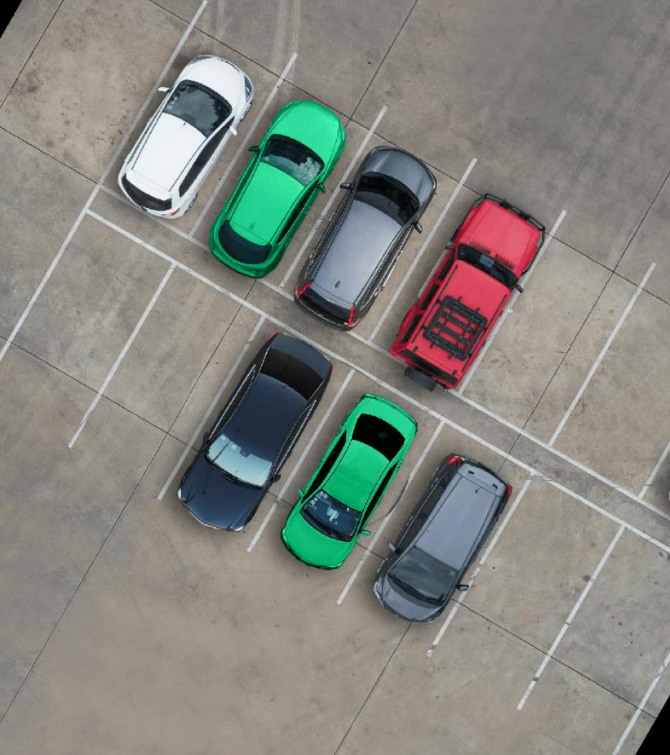
#> input picture Exercise_3/Question_3/parking.png, 670 x 755 px, found by its file name
$ python bai_3.py
#> lines starting #> are read from the running program, lines starting #| are printed output that depends on the picture; after the words box and inside, x2 and y2 are one past the last pixel; in counts of white or black regions, pixels touching at a corner belong together; long printed decimals are rounded
import cv2
import numpy as np

# ================== CONFIG ==================
IMAGE_PATH = "E:/251/Computer_Vision/Repo/Computer_Vision/Exercise_3/Question_3/parking.png"
MAX_SIDE_PX  = 900      # resize cho nhẹ
SHOW_DEBUG   = True     # False nếu không muốn hiện từng cửa sổ
CROP_TOP_PX  = 0        # nếu ảnh có chữ phía trên thì cắt bớt

# ===== THAM SỐ DETECT VẠCH TRẮNG / HOUGH =====
L_MIN        = 165      # L trong HLS >= L_MIN
S_MAX        = 160      # S trong HLS <= S_MAX
GRAY_BRIGHT  = 170      # gray >= GRAY_BRIGHT để coi là sáng

HOUGH_THRESH = 30       # ngưỡng HoughLinesP (số điểm trên 1 line)
HOUGH_MINLEN = 50       # minLineLength (px)  -- GIẢM để bắt vạch ngắn
HOUGH_MAXGAP = 30       # maxLineGap (px)    -- TĂNG để nối vạch đứt

ANGLE_HORIZ  = 30       # |góc| < ANGLE_HORIZ -> ngang
ANGLE_VERT_L = 60       # ANGLE_VERT_L < |góc| < ANGLE_VERT_H -> dọc
ANGLE_VERT_H = 120

MIN_SLOT_W   = 20       # lọc ô nhỏ quá
MIN_SLOT_H   = 20


# ================== TIỀN XỬ LÝ ==================
def gaussian_canny(img, blur_ksize=(5, 5), t1=80, t2=200):
    gray = cv2.cvtColor(img, cv2.COLOR_BGR2GRAY)
    blur = cv2.GaussianBlur(gray, blur_ksize, 0)
    edges = cv2.Canny(blur, t1, t2)
    return edges


def estimate_main_angle(edges):
    """
    HoughLines trên edge để tìm các line chéo lớn (thân bãi),
    trả về góc trung bình (degree).
    """
    lines = cv2.HoughLines(edges, 1, np.pi / 180, 120)
    angles = []
    if lines is not None:
        for l in lines:
            rho, theta = l[0]
            ang = np.degrees(theta)
            # giữ line chéo (không gần 0 hoặc 90)
            if 15 < ang < 75 or 105 < ang < 165:
                angles.append(ang)
    if angles:
        return float(np.median(angles))
    else:
        return 90.0   # không tìm được thì coi như đứng


def rotate_image(img, angle_deg):
    """
    Xoay ảnh quanh tâm. angle_deg dương: CCW.
    """
    h, w = img.shape[:2]
    center = (w // 2, h // 2)
    M = cv2.getRotationMatrix2D(center, angle_deg, 1.0)
    rotated = cv2.warpAffine(img, M, (w, h), flags=cv2.INTER_LINEAR)
    return rotated, M


# ================== GRID Ô NHỎ (TỪ VẠCH TRẮNG) ==================
def detect_grid_slots_from_img(rot_img):
    """
    1. Tạo mask vạch trắng bằng HLS + gray.
    2. Canny + HoughLinesP -> line ngang/dọc -> xs, ys.
    3. Refine vị trí vạch dọc bằng mask_HLS ở vùng đáy ảnh.
    4. Nếu chỉ có 2 vạch dọc thì sinh thêm 1 vạch bên trái.
    5. Dùng xs, ys để build list các ô nhỏ (slots).
    """
    # --- HLS ---
    hls = cv2.cvtColor(rot_img, cv2.COLOR_BGR2HLS)
    H, L, S = cv2.split(hls)

    mask_L   = cv2.inRange(L, L_MIN, 255)
    mask_S   = cv2.inRange(S, 0, S_MAX)
    mask_hls = cv2.bitwise_and(mask_L, mask_S)  # vùng trắng/xám sáng

    # --- Gray + Canny để cứu những vạch mờ ---
    gray = cv2.cvtColor(rot_img, cv2.COLOR_BGR2GRAY)
    edges_gray   = cv2.Canny(gray, 70, 180)
    mask_bright  = cv2.inRange(gray, GRAY_BRIGHT, 255)
    mask_edge_bright = cv2.bitwise_and(edges_gray, mask_bright)

    # --- union 2 mask ---
    mask_white = cv2.bitwise_or(mask_hls, mask_edge_bright)

    # dọn noise, nối vạch mỏng
    kernel = np.ones((3, 3), np.uint8)
    mask_white = cv2.morphologyEx(mask_white, cv2.MORPH_CLOSE, kernel, 1)
    mask_white = cv2.morphologyEx(mask_white, cv2.MORPH_OPEN, kernel, 1)

    # --- Canny trên mask này ---
    edges = cv2.Canny(mask_white, 40, 120)

    # --- HoughLinesP ---
    linesP = cv2.HoughLinesP(
        edges,
        1,
        np.pi / 180,
        HOUGH_THRESH,
        minLineLength=HOUGH_MINLEN,
        maxLineGap=HOUGH_MAXGAP
    )

    vertical_x   = []
    horizontal_y = []

    if linesP is not None:
        for l in linesP:
            x1, y1, x2, y2 = l[0]
            dx, dy = x2 - x1, y2 - y1
            ang = np.degrees(np.arctan2(dy, dx))

            if abs(ang) < ANGLE_HORIZ:  # gần ngang
                horizontal_y.append((y1 + y2) / 2.0)
            elif ANGLE_VERT_L < abs(ang) < ANGLE_VERT_H:  # gần dọc
                vertical_x.append((x1 + x2) / 2.0)

    def merge_coords(coords, thresh):
        if not coords:
            return []
        coords = sorted(coords)
        merged = [coords[0]]
        for c in coords[1:]:
            if abs(c - merged[-1]) > thresh:
                merged.append(c)
            else:
                merged[-1] = (merged[-1] + c) / 2.0
        return merged

    # gộp vạch dọc/ngang
    xs_rough = merge_coords(vertical_x, 60)
    ys       = merge_coords(horizontal_y, 20)

    # ======= REFINE VỊ TRÍ VẠCH DỌC BẰNG TỔNG PIXEL TRẮNG THEO CỘT =======
    h, w = mask_hls.shape
    refined_xs = []
    search_win = 70
    y0 = int(h * 0.6)      # vùng đáy ảnh

    for xr in xs_rough:
        x0 = max(int(xr) - search_win, 0)
        x1 = min(int(xr) + search_win, w - 1)

        roi_bottom = mask_hls[y0:h, x0:x1]
        col_sum = roi_bottom.sum(axis=0)

        if col_sum.max() > 0:
            best_offset = int(np.argmax(col_sum))
            x_ref = x0 + best_offset
        else:
            # fallback: dùng toàn chiều cao
            roi_all = mask_hls[:, x0:x1]
            col_sum_all = roi_all.sum(axis=0)
            if col_sum_all.max() > 0:
                best_offset = int(np.argmax(col_sum_all))
                x_ref = x0 + best_offset
            else:
                x_ref = float(xr)

        refined_xs.append(float(x_ref))

    xs = sorted(refined_xs)

    # --------- PHƯƠNG ÁN 1: sinh thêm 1 vạch dọc nếu chỉ có 2 vạch ---------
    if len(xs) == 2:
        col_w = xs[1] - xs[0]
        if col_w > MIN_SLOT_W:
            x_left = xs[0] - col_w
            if x_left > 0:
                xs.insert(0, x_left)

    print("vertical_x refined xs:", xs)
    print("horizontal_y merged ys:", ys)

    # ======= BUILD Ô NHỎ =======
    slots = []
    for i in range(len(xs) - 1):
        for j in range(len(ys) - 1):
            x1 = int(xs[i])
            x2 = int(xs[i + 1])
            y1 = int(ys[j])
            y2 = int(ys[j + 1])
            if x2 - x1 < MIN_SLOT_W or y2 - y1 < MIN_SLOT_H:
                continue
            slots.append((x1, y1, x2, y2))

    return slots, xs, ys, mask_white


# ================== PHÂN LOẠI SLOT TRỐNG / CÓ XE ==================
def classify_slots(rot_img, slots,
                   s_thresh=50,
                   area_ratio_thresh=0.12):
    """
    Dùng kênh S (saturation) trong HSV:
    - Xe nhiều màu -> nhiều pixel S > s_thresh
    - Slot trống -> S thấp
    """
    occupied = []
    empty    = []

    for (x1, y1, x2, y2) in slots:
        slot = rot_img[y1:y2, x1:x2]
        if slot.size == 0:
            continue

        hsv = cv2.cvtColor(slot, cv2.COLOR_BGR2HSV)
        _, S, _ = cv2.split(hsv)

        mask = (S > s_thresh).astype(np.uint8)

        kernel = np.ones((3, 3), np.uint8)
        mask = cv2.morphologyEx(mask, cv2.MORPH_OPEN, kernel, 1)
        mask = cv2.morphologyEx(mask, cv2.MORPH_CLOSE, kernel, 1)

        ratio = mask.mean()  # 0..1

        if ratio > area_ratio_thresh:
            occupied.append((x1, y1, x2, y2, ratio))
        else:
            empty.append((x1, y1, x2, y2, ratio))

    return occupied, empty


# ================== VẼ KẾT QUẢ TRÊN ẢNH XOAY ==================
def draw_result(rot_img, occupied, empty):
    out = rot_img.copy()

    for (x1, y1, x2, y2, _) in occupied:
        cv2.rectangle(out, (x1, y1), (x2, y2), (0, 0, 255), 2)  # đỏ

    for (x1, y1, x2, y2, _) in empty:
        cv2.rectangle(out, (x1, y1), (x2, y2), (0, 255, 0), 2)  # xanh

    return out


# ================== MAP SLOT NGƯỢC VỀ ẢNH GỐC ==================
def transform_points_quad(x1, y1, x2, y2, M_inv):
    """
    Biến đổi 4 góc của ô (x1,y1,x2,y2) từ hệ ảnh xoay -> ảnh gốc.
    Trả về array (4,2).
    """
    pts_rot = np.array([[
        [x1, y1],
        [x2, y1],
        [x2, y2],
        [x1, y2]
    ]], dtype=np.float32)  # (1,4,2)

    pts_orig = cv2.transform(pts_rot, M_inv)
    pts_orig = np.round(pts_orig).astype(np.int32)
    return pts_orig[0]  # (4,2)


def draw_on_original(orig_img, occupied, empty, M_inv):
    out = orig_img.copy()

    for (x1, y1, x2, y2, _) in empty:
        quad = transform_points_quad(x1, y1, x2, y2, M_inv)
        cv2.polylines(out, [quad.reshape((-1, 1, 2))],
                      isClosed=True, color=(0, 255, 0), thickness=2)

    for (x1, y1, x2, y2, _) in occupied:
        quad = transform_points_quad(x1, y1, x2, y2, M_inv)
        cv2.polylines(out, [quad.reshape((-1, 1, 2))],
                      isClosed=True, color=(0, 0, 255), thickness=2)

    return out


# ================== MAIN ==================
def main():
    img0 = cv2.imread(IMAGE_PATH)
#> img0 is the input picture: shape (755, 670, 3); mean B, G, R 126.7, 133.5, 132.9
    if img0 is None:
        print("Không đọc được ảnh, kiểm tra lại IMAGE_PATH")
        return

    if CROP_TOP_PX > 0:
        img0 = img0[CROP_TOP_PX:, :]

    # resize
    h0, w0 = img0.shape[:2]
#> h0 = 755; w0 = 670
    max_side = max(h0, w0)
#> max_side = 755
    if max_side > MAX_SIDE_PX:
        scale = MAX_SIDE_PX / max_side
        img = cv2.resize(img0, (int(w0 * scale), int(h0 * scale)))
    else:
        img = img0.copy()

    # 1. Canny để estimate góc nghiêng bãi
    edges0 = gaussian_canny(img)
#> in gaussian_canny, `edges = cv2.Canny(blur, t1, t2)`:
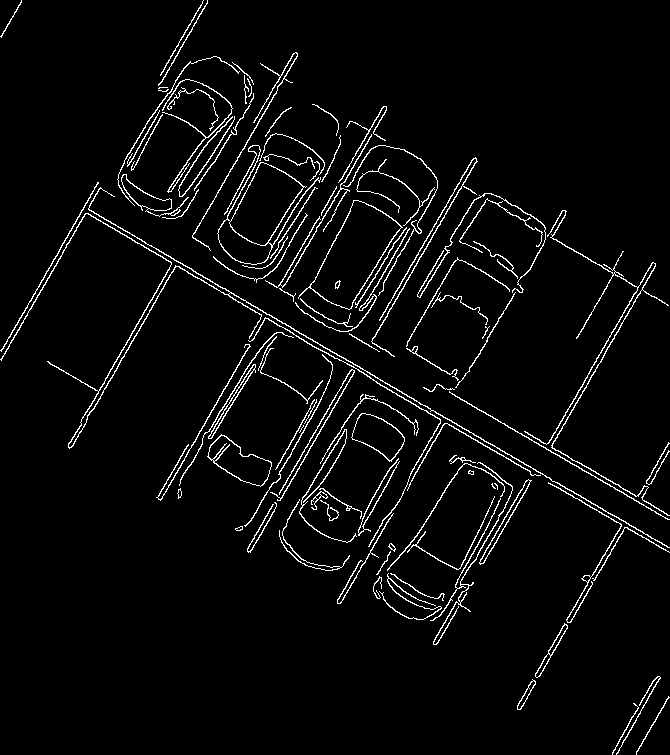
#> edges: shape (755, 670); 4% white in thin lines or dots
    main_angle = estimate_main_angle(edges0)
#> in estimate_main_angle, `lines = cv2.HoughLines(edges, 1, np.pi / 180, 120)`: lines = 44 rows, first 8: [492, 0.524], [700, 0.524], [696, 0.524], [488, 0.524], [139, 2.09], [143, 2.09], [285, 0.524], [388, 0.524]
#> the loop in estimate_main_angle, `for l in lines:` made 44 passes
#> (rho, theta, ang) on passes 1 to 12: (492, 0.524, 30), (700, 0.524, 30), (696, 0.524, 30), (488, 0.524, 30), (139, 2.09, 120), (143, 2.09, 120), (285, 0.524, 30), (388, 0.524, 30), (180, 0.524, 30), (176, 0.524, 30), (115, 2.09, 120), (592, 0.524, 30)
#> after the loop in estimate_main_angle, `for l in lines:`: angles = 44 values, max 122 at index 36, min 29 at index 24, mean 60.84
#> main_angle = 30.5
    delta_angle = main_angle - 90.0
#> delta_angle = -59.5

    # 2. Xoay ảnh
    rot, M = rotate_image(img, delta_angle)
#> in rotate_image, `M = cv2.getRotationMatrix2D(center, angle_deg, 1.0)`: M = [[0.508, -0.862, 489.8], [0.862, 0.508, -103]]
#> M = [[0.508, -0.862, 489.8], [0.862, 0.508, -103]]

    # 3. Grid ô nhỏ từ vạch trắng
    slots, xs, ys, mask_white = detect_grid_slots_from_img(rot)
#> in detect_grid_slots_from_img, `hls = cv2.cvtColor(rot_img, cv2.COLOR_BGR2HLS)`: hls: shape (755, 670, 3); mean of channels 0, 1, 2 34.4, 109.2, 27.6
#> in detect_grid_slots_from_img, `mask_L   = cv2.inRange(L, L_MIN, 255)`: mask_L: shape (755, 670); 5.5% white; 347 white regions (286 under 20 px), largest, box (x1, y1, x2, y2) and area: (383, 86, 554, 169) 7795, (380, 486, 596, 729) 3512, (140, 74, 394, 307) 3024
#> in detect_grid_slots_from_img, `mask_S   = cv2.inRange(S, 0, S_MAX)`: mask_S: shape (755, 670); 95.3% white; 124 black regions (111 under 20 px), largest, box (x1, y1, x2, y2) and area: (376, 188, 562, 272) 9796, (160, 406, 342, 479) 8580, (503, 408, 565, 486) 2582
#> in detect_grid_slots_from_img, `edges_gray   = cv2.Canny(gray, 70, 180)`: edges_gray: shape (755, 670); 5.3% white in thin lines or dots
#> in detect_grid_slots_from_img, `mask_bright  = cv2.inRange(gray, GRAY_BRIGHT, 255)`: mask_bright: shape (755, 670); 4.6% white; 258 white regions (201 under 20 px), largest, box (x1, y1, x2, y2) and area: (383, 86, 553, 169) 7664, (140, 74, 392, 240) 2447, (380, 487, 596, 726) 2394
#> in detect_grid_slots_from_img, `mask_edge_bright = cv2.bitwise_and(edges_gray, mask_bright)`: mask_edge_bright: shape (755, 670); 0.68% white in thin lines or dots, all inside (x1, y1, x2, y2) = (140, 73, 596, 754)
#> in detect_grid_slots_from_img, `mask_white = cv2.morphologyEx(mask_white, cv2.MORPH_CLOSE, kernel, 1)`: mask_white: shape (755, 670); 5.8% white; 217 white regions (166 under 20 px), largest, box (x1, y1, x2, y2) and area: (383, 86, 554, 169) 8103, (380, 486, 596, 729) 5611, (140, 74, 394, 307) 3121
#> in detect_grid_slots_from_img, `mask_white = cv2.morphologyEx(mask_white, cv2.MORPH_OPEN, kernel, 1)`: mask_white: shape (755, 670); 5.4% white; 79 white regions (19 under 20 px), largest, box (x1, y1, x2, y2) and area: (383, 86, 554, 169) 7930, (380, 487, 596, 722) 3937, (167, 74, 391, 304) 2944
#> in detect_grid_slots_from_img, `edges = cv2.Canny(mask_white, 40, 120)`: edges: shape (755, 670); 1.7% white in thin lines or dots, all inside (x1, y1, x2, y2) = (140, 0, 596, 753)
#> in detect_grid_slots_from_img, `linesP = cv2.HoughLinesP( edges, 1, np.pi / 180, HOUGH_THRESH, minLine..`: linesP = 70 rows, first 6: [353, 352, 356, 538], [187, 75, 287, 74], [350, 286, 350, 73], [287, 494, 416, 494], [463, 385, 576, 384], [426, 597, 482, 597]
#> the loop in detect_grid_slots_from_img, `for l in linesP:` made 70 passes
#> (x1, y1, x2, y2, dx, dy, ang) on passes 1 to 12: (353, 352, 356, 538, 3, 186, 89.08), (187, 75, 287, 74, 100, -1, -0.573), (350, 286, 350, 73, 0, -213, -90), (287, 494, 416, 494, 129, 0, 0), (463, 385, 576, 384, 113, -1, -0.507), (426, 597, 482, 597, 56, 0, 0), (461, 388, 594, 388, 133, 0, 0), (141, 495, 240, 494, 99, -1, -0.579), (351, 557, 351, 419, 0, -138, -90), (184, 79, 382, 79, 198, 0, 0), (385, 673, 385, 526, 0, -147, -90), (380, 646, 380, 488, 0, -158, -90)
#> after the loop in detect_grid_slots_from_img, `for l in linesP:`: horizontal_y = 47 values, max 704 at index 17, min 72 at index 25, mean 362.2; vertical_x = [354.5, 350, 351, 385, 380, 352, 357, 354.5, 355.5, 519.5, 383, 447.5, 394, 521, 386, 494, 524.5, 414, 543, 355, 502.5]
#> in merge_coords, `coords = sorted(coords)`: coords = [350, 351, 352, 354.5, 354.5, 355, 355.5, 357, 380, 383, 385, 386, 394, 414, 447.5, 494, 502.5, 519.5, 521, 524.5, 543]
#> in merge_coords, `merged = [coords[0]]`: merged = [350]
#> the loop in merge_coords, `for c in coords[1:]:` made 20 passes
#> c on passes 1 to 12: 351, 352, 354.5, 354.5, 355, 355.5, 357, 380, 383, 385, 386, 394
#> after the loop in merge_coords, `for c in coords[1:]:`: merged = [424.4, 531.4]
#> the loop in merge_coords (call 2), `for c in coords[1:]:` made 46 passes
#> c on passes 1 to 12: 73, 74.5, 76, 78, 79, 88, 95, 145.5, 158, 162, 163, 176.5
#> in detect_grid_slots_from_img, `ys       = merge_coords(horizontal_y, 20)`: ys = [88.92, 181.6, 283.9, 389, 493.8, 598.2, 702.5]
#> the loop in detect_grid_slots_from_img, `for xr in xs_rough:` made 2 passes
#> (xr, x0, x1, best_offset, x_ref) on passes 1 to 2: (424.4, 354, 494, 1, 355), (531.4, 461, 601, 70, 531)
#> pass 1, in detect_grid_slots_from_img, `roi_bottom = mask_hls[y0:h, x0:x1]`:
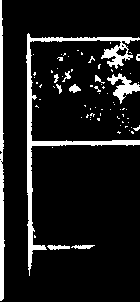
#> roi_bottom: shape (302, 140); 10.4% white; 74 white regions (62 under 20 px), largest, box (x1, y1, x2, y2) and area: (26, 33, 140, 276) 2406, (0, 0, 5, 301) 1000, (107, 73, 140, 104) 384
#> after the loop in detect_grid_slots_from_img, `for xr in xs_rough:`: refined_xs = [355, 531]
#> in detect_grid_slots_from_img, `col_w = xs[1] - xs[0]`: col_w = 176
#> in detect_grid_slots_from_img, `x_left = xs[0] - col_w`: x_left = 179
#| vertical_x refined xs: [179.0, 355.0, 531.0]
#| horizontal_y merged ys: [88.922, 181.639, 283.9375, 389.023, 493.766, 598.25, 702.5]
#> the loop in detect_grid_slots_from_img, `for i in range(len(xs) - 1):` made 2 passes
#> after the loop in detect_grid_slots_from_img, `for i in range(len(xs) - 1):`: slots = [(179, 88, 355, 181), (179, 181, 355, 283), (179, 283, 355, 389), (179, 389, 355, 493), (179, 493, 355, 598), (179, 598, 355, 702), (355, 88, 531, 181), (355, 181, 531, 283), (355, 283, 531, 389), (355, 389, 531, 493), (355, 493, 531, 598), (355, 598, 531, 702)]
#> xs = [179, 355, 531]; ys = [88.92, 181.6, 283.9, 389, 493.8, 598.2, 702.5]

    # 4. Phân loại slot trống / có xe
    occupied, empty = classify_slots(rot, slots)
#> the loop in classify_slots, `for (x1, y1, x2, y2) in slots:` made 12 passes
#> (x1, y1, x2, y2, ratio) on passes 1 to 12: (179, 88, 355, 181, 0), (179, 181, 355, 283, 0), (179, 283, 355, 389, 0.527), (179, 389, 355, 493, 0.651), (179, 493, 355, 598, 0.533), (179, 598, 355, 702, 0), (355, 88, 531, 181, 0.143), (355, 181, 531, 283, 0.655), (355, 283, 531, 389, 0.244), (355, 389, 531, 493, 0.603), (355, 493, 531, 598, 0), (355, 598, 531, 702, 0)
#> pass 1, in classify_slots, `_, S, _ = cv2.split(hsv)`:
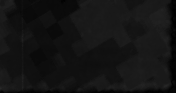
#> S: shape (93, 176); min 0, max 40, mean 19.5
#> after the loop in classify_slots, `for (x1, y1, x2, y2) in slots:`: hsv: shape (104, 176, 3); mean H, S, V 20.9, 21.3, 136.7
#> after the loop in classify_slots, `for (x1, y1, x2, y2) in slots:`:
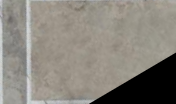
#> slot: shape (104, 176, 3); mean B, G, R 123.9, 132.1, 136.5
#> after the loop in classify_slots, `for (x1, y1, x2, y2) in slots:`: empty = [(179, 88, 355, 181, 0), (179, 181, 355, 283, 0), (179, 598, 355, 702, 0), (355, 493, 531, 598, 0), (355, 598, 531, 702, 0)]; occupied = [(179, 283, 355, 389, 0.527), (179, 389, 355, 493, 0.651), (179, 493, 355, 598, 0.533), (355, 88, 531, 181, 0.143), (355, 181, 531, 283, 0.655), (355, 283, 531, 389, 0.244), (355, 389, 531, 493, 0.603)]

    print("Góc chính (deg):", main_angle)
#| Góc chính (deg): 30.500
    print("Delta xoay:", delta_angle)
#| Delta xoay: -59.500
    print("Số slot:", len(slots))
#| Số slot: 12
    print("Slot có xe:", len(occupied))
#| Slot có xe: 7
    print("Slot trống:", len(empty))
#| Slot trống: 5

    # 5. Vẽ trên ảnh xoay
    result_rot = draw_result(rot, occupied, empty)
#> the loop in draw_result, `for (x1, y1, x2, y2, _) in occupied:` made 7 passes
#> after the loop in draw_result, `for (x1, y1, x2, y2, _) in occupied:`: out: shape (755, 670, 3); mean B, G, R 103.5, 109.1, 112.1
#> the loop in draw_result, `for (x1, y1, x2, y2, _) in empty:` made 5 passes
#> after the loop in draw_result, `for (x1, y1, x2, y2, _) in empty:`:
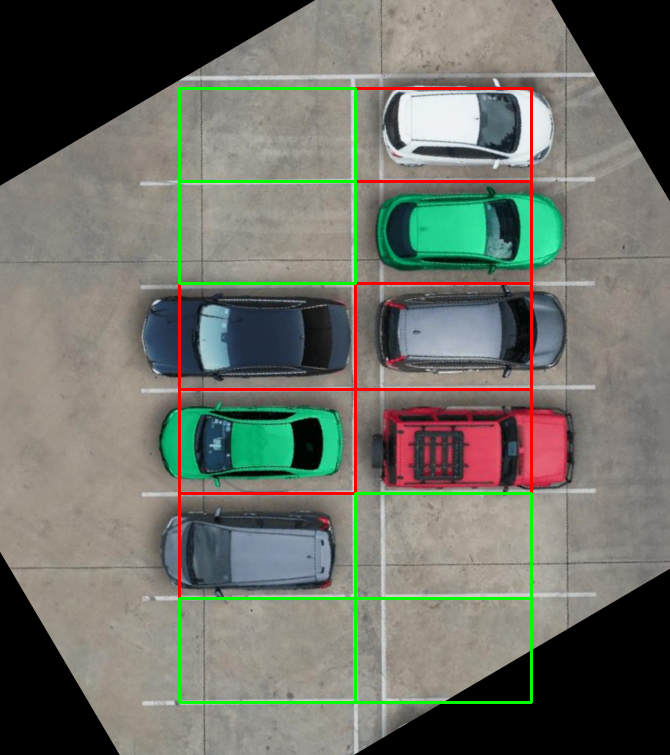
#> out: shape (755, 670, 3); mean B, G, R 102.2, 111.3, 109.5

    # 6. Vẽ slot về lại ảnh gốc
    M_inv = cv2.invertAffineTransform(M)
#> M_inv = [[0.508, 0.862, -159.9], [-0.862, 0.508, 474.3]]
    result_orig = draw_on_original(img, occupied, empty, M_inv)
#> the loop in draw_on_original, `for (x1, y1, x2, y2, _) in empty:` made 5 passes
#> (x1, y1, x2, y2, pts_rot in transform_points_quad, quad) on passes 1 to 5: (179, 88, 355, 181, [[179, 88], [355, 88], [355, 181], [179, 181]], [[7, 365], [96, 213], [176, 260], [87, 412]]), (179, 181, 355, 283, [[179, 181], [355, 181], [355, 283], [179, 283]], [[87, 412], [176, 260], [264, 312], [175, 464]]), (179, 598, 355, 702, [[179, 598], [355, 598], [355, 702], [179, 702]], [[446, 624], [536, 472], [625, 525], [536, 676]]), (355, 493, 531, 598, [[355, 493], [531, 493], [531, 598], [355, 598]], [[445, 419], [534, 267], [625, 320], [536, 472]]), (355, 598, 531, 702, [[355, 598], [531, 598], [531, 702], [355, 702]], [[536, 472], [625, 320], [715, 373], [625, 525]])
#> after the loop in draw_on_original, `for (x1, y1, x2, y2, _) in empty:`:
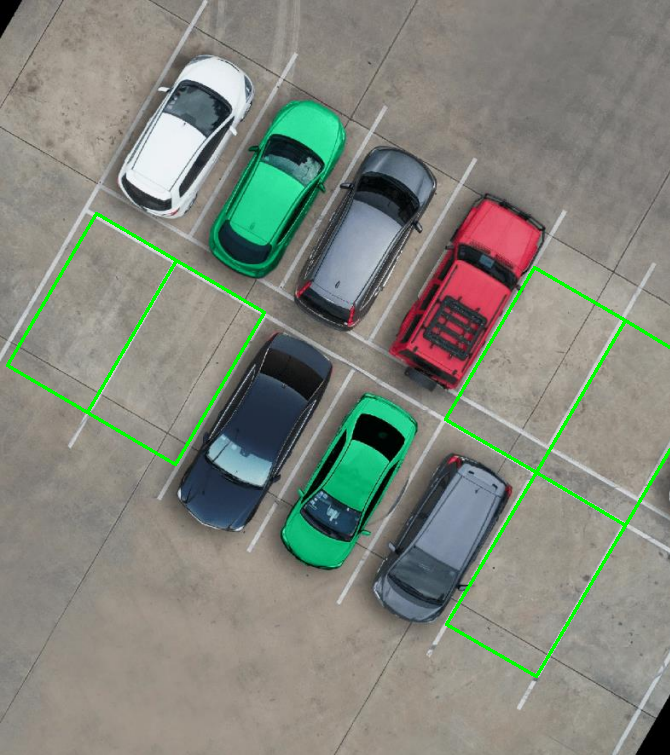
#> out: shape (755, 670, 3); 1.44% of pixels changed, all inside (x1, y1, x2, y2) = (6, 212, 670, 678)
#> the loop in draw_on_original, `for (x1, y1, x2, y2, _) in occupied:` made 7 passes
#> (x1, y1, x2, y2, pts_rot in transform_points_quad) on pass 1: (179, 283, 355, 389, [[179, 283], [355, 283], [355, 389], [179, 389]])
#> after the loop in draw_on_original, `for (x1, y1, x2, y2, _) in occupied:`:
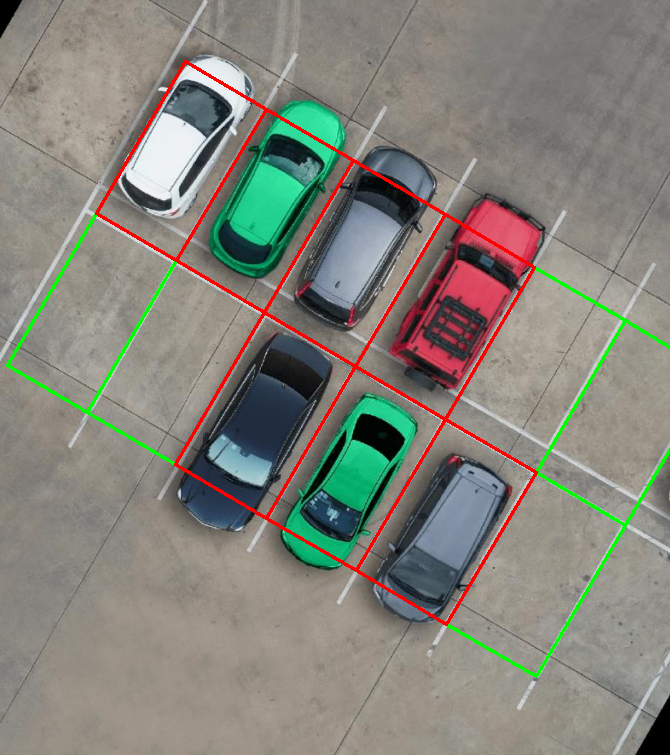
#> out: shape (755, 670, 3); 1.86% of pixels changed, all inside (x1, y1, x2, y2) = (95, 60, 538, 626)

    if SHOW_DEBUG:
        cv2.imshow("Original (after crop/resize)", img)
        cv2.imshow("Edges original", edges0)
        cv2.imshow("Rotated", rot)
        cv2.imshow("White mask (rotated)", mask_white)
        cv2.imshow("Result on rotated", result_rot)
        cv2.imshow("Result on original orientation", result_orig)
        cv2.waitKey(0)
        cv2.destroyAllWindows()

    cv2.imwrite("Computer_Vision/Exercise_3/Question_3/parking_result_rotateddgdgdf.png", result_rot)
    cv2.imwrite("Computer_Vision/Exercise_3/Question_3/parking_result_original.png", result_orig)
    print("Đã lưu: parking_result_rotated.png, parking_result_original.png")


if __name__ == "__main__":
    main()
